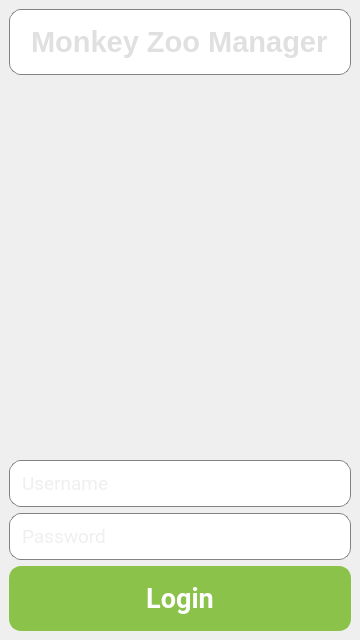
<?xml version="1.0" encoding="UTF-8"?>
<ui version="4.0">
 <class>LoginForm</class>
 <widget class="QMainWindow" name="LoginForm">
  <property name="geometry">
   <rect>
    <x>0</x>
    <y>0</y>
    <width>360</width>
    <height>640</height>
   </rect>
  </property>
  <property name="minimumSize">
   <size>
    <width>360</width>
    <height>640</height>
   </size>
  </property>
  <property name="windowTitle">
   <string>Login</string>
  </property>
  <property name="styleSheet">
   <string notr="true">#Login {
background: qlineargradient(spread:pad, x1:0, y1:0, x2:0, y2:1, stop:0 rgba(40, 40, 40, 255), stop:1 rgba(20, 20, 20, 255));
}
</string>
  </property>
  <widget class="QWidget" name="centralwidget">
   <layout class="QVBoxLayout" name="mainLayout">
    <item>
     <widget class="QLineEdit" name="EnterTitle">
      <property name="font">
       <font>
        <family>Segoe UI</family>
        <pointsize>22</pointsize>
        <bold>true</bold>
       </font>
      </property>
      <property name="styleSheet">
       <string notr="true">QLineEdit {
background: qlineargradient(x1: 0, y1: 0, x2: 0, y2: 1,
                            stop: 0 rgba(50, 50, 50, 255),
                            stop: 1 rgba(30, 30, 30, 255));
color: #E0E0E0;
border-radius: 12px;
border: 1px solid rgba(100, 100, 100, 200);
padding: 14px;
font-weight: bold;
}
</string>
      </property>
      <property name="text">
       <string>Monkey Zoo Manager</string>
      </property>
      <property name="alignment">
       <set>Qt::AlignmentFlag::AlignCenter</set>
      </property>
      <property name="dragEnabled">
       <bool>false</bool>
      </property>
      <property name="readOnly">
       <bool>true</bool>
      </property>
     </widget>
    </item>
    <item>
    <widget class="QLabel" name="labelLogo">
     <property name="minimumSize">
      <size>
       <width>200</width>
       <height>200</height>
      </size>
     </property>
     <property name="alignment">
      <set>Qt::AlignCenter</set>
     </property>
     <property name="pixmap">
      <pixmap>MonkeyZooManager\qt\login.png</pixmap>
     </property>
     <property name="scaledContents">
      <bool>true</bool>
     </property>
    </widget>
    </item>
    <item>
     <widget class="QLineEdit" name="lineEditUsername">
      <property name="font">
       <font>
        <family>Roboto</family>
        <pointsize>14</pointsize>
       </font>
      </property>
      <property name="styleSheet">
       <string notr="true">QLineEdit {
background: qlineargradient(x1: 0, y1: 0, x2: 0, y2: 1,
                            stop: 0 rgba(50, 50, 50, 255),
                            stop: 1 rgba(30, 30, 30, 255));
color: #E0E0E0;
border-radius: 12px;
border: 1px solid rgba(100, 100, 100, 200);
padding: 10px;
}
</string>
      </property>
      <property name="placeholderText">
       <string>Username</string>
      </property>
     </widget>
    </item>
    <item>
     <widget class="QLineEdit" name="lineEditPassword">
      <property name="font">
       <font>
        <family>Roboto</family>
        <pointsize>14</pointsize>
       </font>
      </property>
      <property name="styleSheet">
       <string notr="true">QLineEdit {
background: qlineargradient(x1: 0, y1: 0, x2: 0, y2: 1,
                            stop: 0 rgba(50, 50, 50, 255),
                            stop: 1 rgba(30, 30, 30, 255));
color: #E0E0E0;
border-radius: 12px;
border: 1px solid rgba(100, 100, 100, 200);
padding: 10px;
}
</string>
      </property>
      <property name="echoMode">
       <enum>QLineEdit::EchoMode::Password</enum>
      </property>
      <property name="placeholderText">
       <string>Password</string>
      </property>
     </widget>
    </item>
    <item>
     <widget class="QPushButton" name="pushButtonLogin">
      <property name="font">
       <font>
        <family>Roboto</family>
        <pointsize>20</pointsize>
        <bold>true</bold>
       </font>
      </property>
      <property name="styleSheet">
       <string notr="true">QPushButton {
background-color: #8BC34A;  /* Light Green */
color: #ffffff;
border-radius: 12px;
border: 2px solid #8BC34A;
padding: 14px;
font-weight: bold;
box-shadow: 0 4px 8px rgba(0, 0, 0, 0.2), 0 0 5px rgba(255, 255, 255, 0.2); /* Shadow with border glow */
transition: background-color 0.3s, transform 0.3s, box-shadow 0.3s;
}

QPushButton:hover {
background-color: #7CB342;  /* Darker light green on hover */
transform: scale(1.05);
box-shadow: 0 6px 12px rgba(0, 0, 0, 0.3), 0 0 7px rgba(255, 255, 255, 0.3); /* Enhanced shadow and glow on hover */
}

QPushButton:pressed {
background-color: #689F38;  /* Even darker light green on press */
transform: scale(0.95);
box-shadow: 0 2px 4px rgba(0, 0, 0, 0.2), 0 0 3px rgba(255, 255, 255, 0.2); /* Reduced shadow on press */
}
</string>
      </property>
      <property name="text">
       <string>Login</string>
      </property>
     </widget>
    </item>
   </layout>
  </widget>
 </widget>
 <resources>
  <include location="login.qrc"/>
 </resources>
 <connections/>
</ui>
